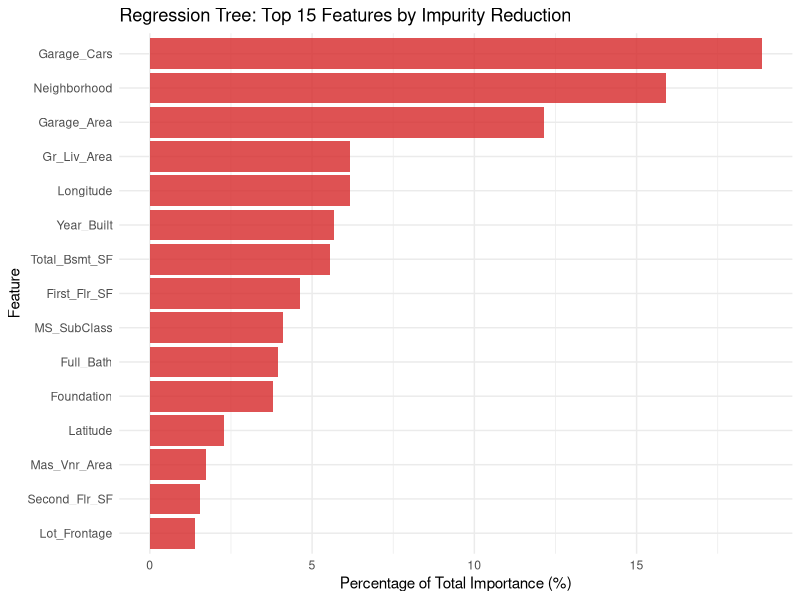

The R script that drew this image:
library(rpart)
library(tidyverse)
library(modeldata)

set.seed(42)

# Load Ames housing data
data(ames, package = "modeldata")

# Identify predictors
predictor_cols <- setdiff(names(ames), "Sale_Price")

# Fit a single regression tree with default settings
tree_default <- rpart(Sale_Price ~ ., 
                      data = ames[, c(predictor_cols, "Sale_Price")])

# Extract variable importance (impurity reduction)
importance_default <- tree_default$variable.importance

# Convert to data frame and sort by importance
importance_df <- data.frame(
  Feature = names(importance_default),
  Importance = importance_default
) %>% arrange(desc(Importance))

# Convert importance to percentage of total
total_imp <- sum(importance_df$Importance)
importance_df <- importance_df %>%
  mutate(Percentage_of_Total = (Importance / total_imp) * 100)

# Create top 15 features
tree_top15 <- importance_df %>% head(15)

# Print all features with importance > 0
print(importance_df)

# Create bar plot showing percentage of total importance for top 15
p_tree <- ggplot(tree_top15, aes(x = reorder(Feature, Percentage_of_Total), y = Percentage_of_Total)) +
  geom_bar(stat = "identity", fill = "#d62728", alpha = 0.8) +
  coord_flip() +
  labs(title = "Regression Tree: Top 15 Features by Impurity Reduction", 
       x = "Feature", 
       y = "Percentage of Total Importance (%)") +
  theme_minimal()

# Display plot
print(p_tree)
